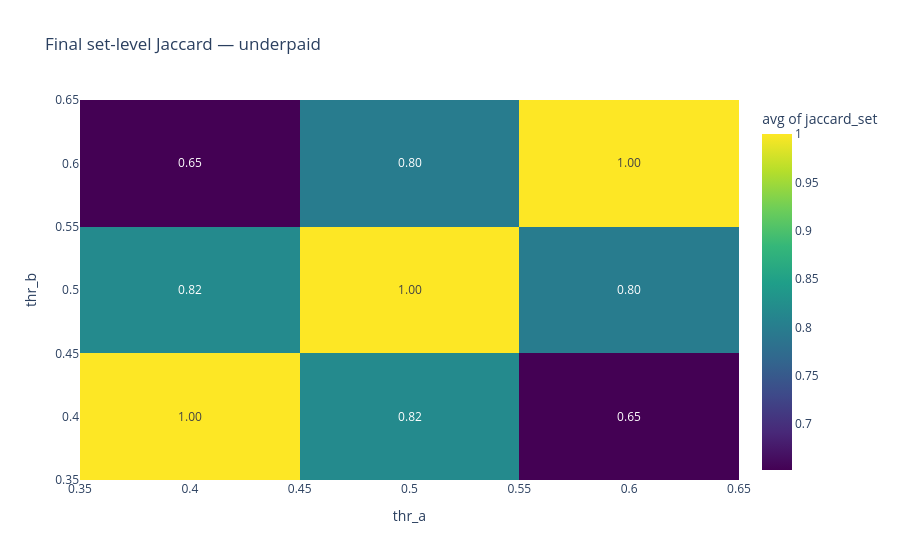
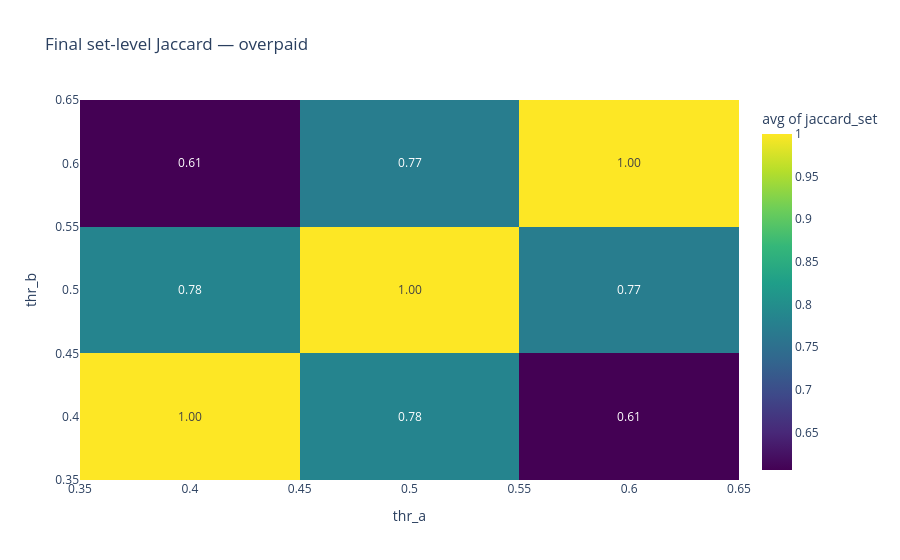

Write notebook code for charts like these, in order.
### Code cell
# Section 20c — Final robustness correction (set-level Jaccard + unique-entity bootstrap)
from pathlib import Path
import numpy as np
import pandas as pd
import plotly.express as px
from IPython.display import display, Markdown

ROOT = Path.cwd()
if not (ROOT / 'data').exists() and (ROOT.parent / 'data').exists():
    ROOT = ROOT.parent
RESULTS = ROOT / 'data' / 'results'

ec = pd.read_csv(RESULTS / '02_efficiency_scores/01_core_efficiency/efficiency_combined.csv')
ec['position_group'] = ec['position_group'].replace({'Defenders': 'Defenders'})
ec['entity_id'] = ec['Player'].astype(str) + ' | ' + ec['Season'].astype(str) + ' | ' + ec['Team'].astype(str)

# unique entity table (one row per player-season-team)
# keep row with strongest absolute inefficiency in case of duplicates
ecu = ec.sort_values('efficiency_score').copy()
ecu['_abs'] = ecu['efficiency_score'].abs()
ecu = ecu.sort_values('_abs', ascending=False).drop_duplicates('entity_id', keep='first').drop(columns='_abs').reset_index(drop=True)

# -----------------------------
# A) Jaccard across full classified sets
# -----------------------------
THR = [0.4, 0.5, 0.6]
sets_all = {}
for t in THR:
    sets_all[t] = {
        'underpaid': set(ecu.loc[ecu['efficiency_score'] < -t, 'entity_id'].tolist()),
        'overpaid': set(ecu.loc[ecu['efficiency_score'] > t, 'entity_id'].tolist()),
    }

rows = []
for side in ['underpaid', 'overpaid']:
    for a in THR:
        for b in THR:
            A, B = sets_all[a][side], sets_all[b][side]
            j = len(A & B) / max(1, len(A | B))
            rows.append({'side': side, 'thr_a': a, 'thr_b': b, 'jaccard_set': j, 'size_a': len(A), 'size_b': len(B)})

jac_set = pd.DataFrame(rows)
jac_set.to_csv(RESULTS / '04_robustness/02_threshold_stability/threshold_set_jaccard_final.csv', index=False)

# -----------------------------
# B) Unique-entity bootstrap ranking uncertainty
# -----------------------------
rng = np.random.default_rng(777)
B = 400
entity_ids = ecu['entity_id'].values

under_records, over_records = [], []
for b in range(B):
    samp = rng.choice(entity_ids, size=len(entity_ids), replace=True)
    d = ecu[ecu['entity_id'].isin(samp)].copy()

    u = d.nsmallest(30, 'efficiency_score')[['entity_id', 'Player', 'Season', 'Team', 'efficiency_score']].copy()
    o = d.nlargest(30, 'efficiency_score')[['entity_id', 'Player', 'Season', 'Team', 'efficiency_score']].copy()

    u['rank'] = np.arange(1, len(u) + 1)
    o['rank'] = np.arange(1, len(o) + 1)
    u['boot'] = b
    o['boot'] = b
    under_records.append(u)
    over_records.append(o)

under_boot = pd.concat(under_records, ignore_index=True)
over_boot = pd.concat(over_records, ignore_index=True)

def summarize(df, side):
    g = df.groupby('entity_id')['rank']
    out = g.agg(
        mean_rank='mean',
        p10_rank=lambda x: np.quantile(x, 0.10),
        p90_rank=lambda x: np.quantile(x, 0.90),
    ).reset_index()

    # appearances in distinct bootstrap draws
    app = df[['entity_id', 'boot']].drop_duplicates().groupby('entity_id').size().rename('boot_appearances').reset_index()
    out = out.merge(app, on='entity_id', how='left')
    out['appear_rate'] = out['boot_appearances'] / B

    info = df[['entity_id', 'Player', 'Season', 'Team']].drop_duplicates('entity_id')
    out = out.merge(info, on='entity_id', how='left')
    out['side'] = side
    return out[['side', 'entity_id', 'Player', 'Season', 'Team', 'mean_rank', 'p10_rank', 'p90_rank', 'appear_rate']].sort_values('mean_rank')

rank_final = pd.concat([summarize(under_boot, 'Underpaid'), summarize(over_boot, 'Overpaid')], ignore_index=True)
rank_final.to_csv(RESULTS / '04_robustness/01_bootstrap/ranking_bootstrap_uncertainty_final.csv', index=False)

# -----------------------------
# C) Visual check
# -----------------------------
display(Markdown('### 20c.1 Final threshold stability (set-level Jaccard)'))
for side in ['underpaid', 'overpaid']:
    d = jac_set[jac_set['side'] == side]
    fig = px.density_heatmap(
        d,
        x='thr_a',
        y='thr_b',
        z='jaccard_set',
        histfunc='avg',
        text_auto='.2f',
        color_continuous_scale='Viridis',
        title=f'Final set-level Jaccard — {side}',
    )
    fig.write_html(str(RESULTS / f'09_interactive_visualizations/viz_threshold_set_jaccard_{side}_final.html'))
    display(fig)

print('Saved final robustness outputs:')
for f in [
    'threshold_set_jaccard_final.csv',
    'ranking_bootstrap_uncertainty_final.csv',
    'viz_threshold_set_jaccard_underpaid_final.html',
    'viz_threshold_set_jaccard_overpaid_final.html',
]:
    print(' -', f)

### Figure 1 — Plotly figure (JSON) as saved in the notebook; plotly's stock layout.template omitted (floating-point values rounded to 4 significant figures)
{"data": [{"coloraxis": "coloraxis", "histfunc": "avg", "hovertemplate": "thr_a=%{x}<br>thr_b=%{y}<br>avg of jaccard_set=%{z}<extra></extra>", "name": "", "texttemplate": "%{z:.2f}", "type": "histogram2d", "x": [0.4, 0.4, 0.4, 0.5, 0.5, 0.5, 0.6, 0.6, 0.6], "xaxis": "x", "xbingroup": "x", "y": [0.4, 0.5, 0.6, 0.4, 0.5, 0.6, 0.4, 0.5, 0.6], "yaxis": "y", "ybingroup": "y", "z": [1.0, 0.8174, 0.6525, 0.8174, 1.0, 0.7983, 0.6525, 0.7983, 1.0]}], "layout": {"coloraxis": {"colorbar": {"title": {"text": "avg of jaccard_set"}}, "colorscale": [[0, "#440154"], [0.1111, "#482878"], [0.2222, "#3e4989"], [0.3333, "#31688e"], [0.4444, "#26828e"], [0.5556, "#1f9e89"], [0.6667, "#35b779"], [0.7778, "#6ece58"], [0.8889, "#b5de2b"], [1, "#fde725"]]}, "legend": {"tracegroupgap": 0}, "title": {"text": "Final set-level Jaccard — underpaid"}, "xaxis": {"anchor": "y", "domain": [0, 1], "title": {"text": "thr_a"}}, "yaxis": {"anchor": "x", "domain": [0, 1], "title": {"text": "thr_b"}}}}

### Figure 2 — Plotly figure (JSON) as saved in the notebook; plotly's stock layout.template omitted (floating-point values rounded to 4 significant figures)
{"data": [{"coloraxis": "coloraxis", "histfunc": "avg", "hovertemplate": "thr_a=%{x}<br>thr_b=%{y}<br>avg of jaccard_set=%{z}<extra></extra>", "name": "", "texttemplate": "%{z:.2f}", "type": "histogram2d", "x": [0.4, 0.4, 0.4, 0.5, 0.5, 0.5, 0.6, 0.6, 0.6], "xaxis": "x", "xbingroup": "x", "y": [0.4, 0.5, 0.6, 0.4, 0.5, 0.6, 0.4, 0.5, 0.6], "yaxis": "y", "ybingroup": "y", "z": [1.0, 0.7848, 0.606, 0.7848, 1.0, 0.7722, 0.606, 0.7722, 1.0]}], "layout": {"coloraxis": {"colorbar": {"title": {"text": "avg of jaccard_set"}}, "colorscale": [[0, "#440154"], [0.1111, "#482878"], [0.2222, "#3e4989"], [0.3333, "#31688e"], [0.4444, "#26828e"], [0.5556, "#1f9e89"], [0.6667, "#35b779"], [0.7778, "#6ece58"], [0.8889, "#b5de2b"], [1, "#fde725"]]}, "legend": {"tracegroupgap": 0}, "title": {"text": "Final set-level Jaccard — overpaid"}, "xaxis": {"anchor": "y", "domain": [0, 1], "title": {"text": "thr_a"}}, "yaxis": {"anchor": "x", "domain": [0, 1], "title": {"text": "thr_b"}}}}
